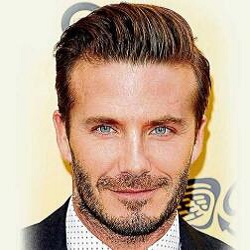
#> input picture PCA-FACE/1.png, 250 x 250 px; its folder holds only this picture in this run
$ jupyter execute PCA.ipynb
#> lines starting #> are read from the running program, lines starting #| are printed output that depends on the picture
[cell 1]
import numpy as np
import matplotlib.pyplot as plt
from mpl_toolkits.mplot3d import Axes3D

[cell 2]
'''
    对矩阵X进行旋转变换
    X.shape = (D, N)
    theta为旋转的弧度
    axis为旋转的轴，合法值为'x','y'或'z'
'''
def rotate(X, theta=0, axis='x'):
    if axis == 'x':
        rotate = [[1, 0, 0], [0, np.cos(theta), -np.sin(theta)], [0, np.sin(theta), np.cos(theta)]]
        return np.dot(rotate, X)
    elif axis == 'y':
        rotate = [[np.cos(theta), 0, np.sin(theta)], [0, 1, 0], [-np.sin(theta), 0, np.cos(theta)]]
        return np.dot(rotate, X)
    elif axis == 'z':
        rotate = [[np.cos(theta), -np.sin(theta), 0], [np.sin(theta), np.cos(theta), 0], [0, 0, 1]]
        return np.dot(rotate, X)
    else:
        print('错误的旋转轴')
        return X

[cell 3]
'''
    生成瑞士卷数据
    n_sample，生成的数据点数量，default=100
    noise，生成数据点的噪声程度，default=0.0
    y_scale，瑞士卷的厚度，default=100
'''
def make_swiss_roll(n_sample=100, noise=0.0, y_scale=100):
    t = 1.5 * np.pi * (1 + 2 * np.random.rand(1, n_sample))
    x = t * np.cos(t)
    y = y_scale * np.random.rand(1, n_sample)
    z = t * np.sin(t)
    X = np.concatenate((x, y, z))
    X += noise * np.random.randn(3, n_sample)
    X = rotate(X, 40 * np.pi / 180, 'z') # 绕x轴旋转数据点20°
    X = X.T
    return X

[cell 4]
def show_3D(X):
    fig = plt.figure()
    ax = Axes3D(fig)
    ax.view_init(elev=20, azim=80)
    ax.scatter(X[:,0], X[:,1], X[:,2], c=X[:,0], cmap=plt.cm.gnuplot)
    ax.legend(loc='best')
    plt.show()

[cell 5]
def show_2D(X):
    plt.scatter(X[:,0].tolist(), X[:,1].tolist(), c=X[:,0].tolist(), cmap=plt.cm.gnuplot)
    plt.show

[cell 6]
'''
    对数据data用PCA降至k维
    data.shape = (N, D)
    返回值：
    c_data，中心化数据，shape=(N, D)
    eigVectsReduce，特征向量矩阵，shape=(D, k)
    data_mean，降维前数据均值，shape=(1, D)
'''
def PCA(data, k):
    rows, cols = data.shape
    data_mean = np.sum(data, 0) / rows
    c_data = data - data_mean # 中心化
    covMat = np.dot(c_data.T, c_data)
    eigVals, eigVects = np.linalg.eig(covMat) # 对协方差矩阵(D,D)求特征值和特征向量
    eigValIndex = np.argsort(eigVals) # 特征值排序
    eigVectsReduce = eigVects[:,eigValIndex[:-(k+1):-1]] # 取前k个特征值对应的特征向量
    return c_data, eigVectsReduce, data_mean

[cell 7]
'''
    人工数据PCA实验
'''
def self_exp(X):
    show_3D(X)
#> in show_3D (call 2), `plt.show()`:
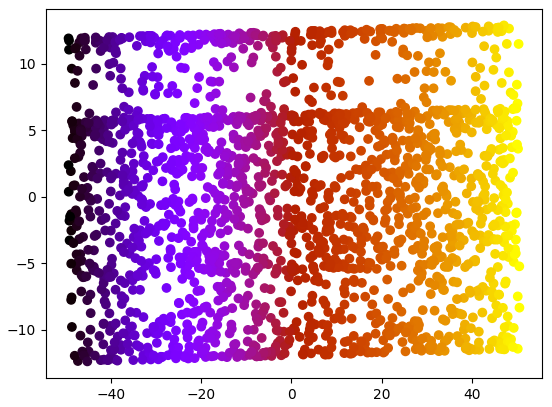
#> figure drawn by matplotlib, 1 panel
    c_data, eigVectsReduce, data_mean = PCA(X, 2)
    pca_data = np.dot(c_data, eigVectsReduce)
    show_2D(pca_data)

[cell 8]
X1 = make_swiss_roll(2000, 0, 100)
X2 = make_swiss_roll(2000, 0, 10)
X3 = make_swiss_roll(2000, 1, 10)
self_exp(X1)
self_exp(X2)
self_exp(X3)
#> in show_3D (call 3), `plt.show()`:
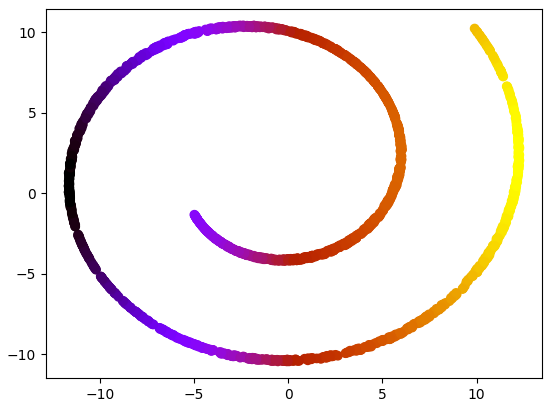
#> figure drawn by matplotlib, 1 panel
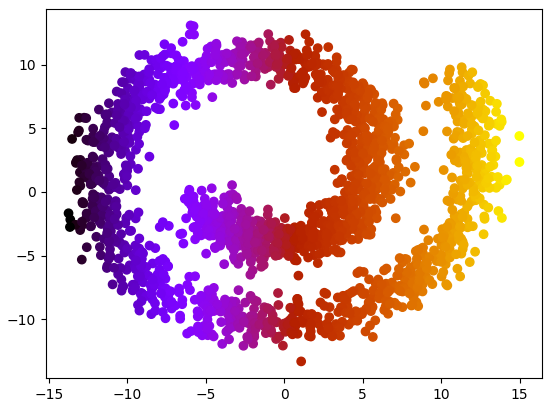
#> figure drawn by matplotlib, 1 panel

[cell 9]
import os
import matplotlib.image as mpimg
import cv2
from PIL import Image
import math
size = (40, 40) # 由于较大的数据在求解特征值和特征向量时很慢，故统一压缩图像为size大小

[cell 10]
'''
    从file_path中读取面部图像数据
'''
def read_faces(file_path):
#> called with file_path = 'PCA-FACE'
    file_list = os.listdir(file_path)
    data = []
    i = 1
    plt.figure(figsize=size)
    for file in file_list:
        path = os.path.join(file_path, file)
        plt.subplot(3, 4, i)
        with open(path) as f:
            img = cv2.imread(path) # 读取图像
#> img is the input picture: shape (250, 250, 3); mean B, G, R 148.9, 169.2, 192.3
            img = cv2.resize(img, size) # 压缩图像至size大小
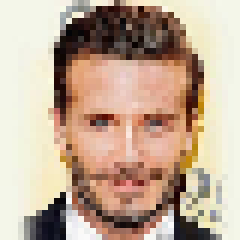
#> img: shape (40, 40, 3) (shown 6 times larger); mean B, G, R 149.6, 169.8, 192.8
            img_gray = cv2.cvtColor(img, cv2.COLOR_BGR2GRAY) # 三通道转换为灰度图
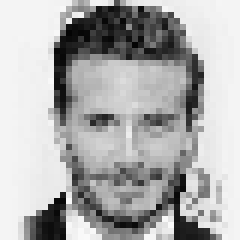
#> img_gray: shape (40, 40) (shown 6 times larger); min 4, max 250, mean 174.3
            plt.imshow(img_gray) # 预览
            h, w = img_gray.shape
#> h = 40; w = 40
            img_col = img_gray.reshape(h * w) # 对(h,w)的图像数据拉平
#> img_col = 1600 values, max 250 at index 1574, min 4 at index 211, mean 174.3
            data.append(img_col)
        i += 1
    plt.show()
    return np.array(data)

[cell 11]
'''
    计算峰值信噪比psnr
'''
def psnr(img1, img2):
   mse = np.mean((img1 / 255. - img2 / 255.) ** 2 )
   if mse < 1.0e-10:
      return 100
   PIXEL_MAX = 1
   return 20 * math.log10(PIXEL_MAX / math.sqrt(mse))

[cell 12]
data = read_faces('PCA-FACE')

[cell 13]
n_samples, n_features = data.shape
#> n_samples = 1; n_features = 1600
c_data, eigVectsReduce, data_mean = PCA(data, 1) # PCA降维
#> call 4 of PCA, with data = array of shape (1, 1600), k = 1
#> in PCA (call 4), `data_mean = np.sum(data, 0) / rows`: data_mean has the same summary as img_col in read_faces
#> in PCA (call 4), `covMat = np.dot(c_data.T, c_data)`: covMat: shape (1600, 1600) float64; every value is 0
#> in PCA (call 4), `eigVals, eigVects = np.linalg.eig(covMat)`:
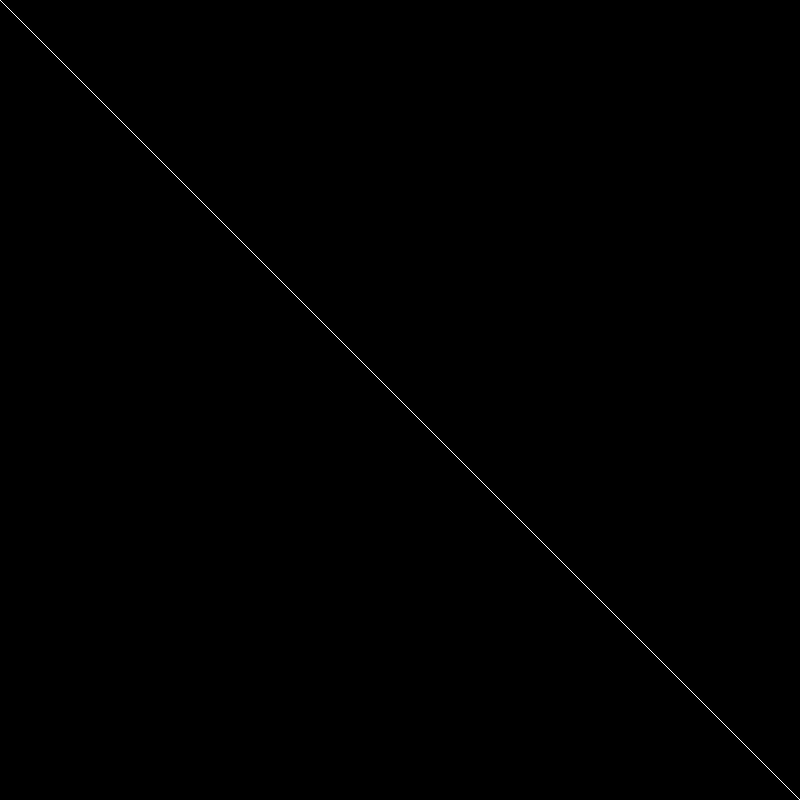
#> eigVects: shape (1600, 1600) float64 (shown at 1/2 size); values 0 (black) and 1 (white), 0.06% white in thin lines or dots
#> in PCA (call 4), `eigVals, eigVects = np.linalg.eig(covMat)`: eigVals = 1600 values from 0 to 0
#> in PCA (call 4), `eigValIndex = np.argsort(eigVals)`: eigValIndex = 1600 values, max 1599 at index 7, min 0 at index 56, mean 799.5
#> in PCA (call 4), `eigVectsReduce = eigVects[:,eigValIndex[:-(k+1):-1]]`: eigVectsReduce = 1600 values, max 1 at index 39, min 0 at index 0, mean 0.000625
#> data_mean has the same summary as img_col in read_faces
print(eigVectsReduce)
#> (printed output is left out)
eigVectsReduce = np.real(eigVectsReduce) # 一旦降维维度超过某个值，特征向量矩阵将出现复向量，对其保留实部
pca_data = np.dot(c_data, eigVectsReduce) # 计算降维后的数据
#> pca_data = [0]
recon_data = np.dot(pca_data, eigVectsReduce.T) + data_mean # 重构数据
plt.figure(figsize=size)
for i in range(n_samples):
    plt.subplot(3,4,i+1)
    plt.imshow(recon_data[i].reshape(size))
plt.show()
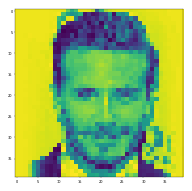
#> figure drawn by matplotlib, 1 panel

[cell 14]
print("信噪比如下：")
for i in range(n_samples):
    a = psnr(data[i], recon_data[i])
    print('图', i, '的信噪比: ', a)
#> this loop made 1 pass
#> (mse in psnr, a) on pass 1: (0, 100)
#| 图 0 的信噪比:  100

$ run again, on PCA-FACE/4.png
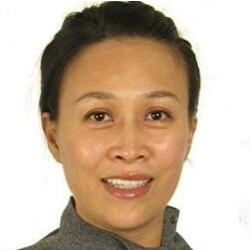
#> input picture PCA-FACE/4.png, 250 x 250 px
#> in read_faces, img is the input picture: shape (250, 250, 3); mean B, G, R 158.8, 179.4, 199.5
#> img: shape (40, 40, 3)
#> in read_faces, `img_gray = cv2.cvtColor(img, cv2.COLOR_BGR2GRAY)`:
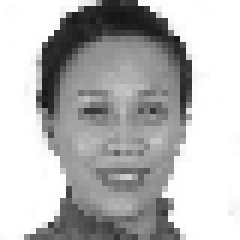
#> img_gray: shape (40, 40) (shown 6 times larger); min 21, max 255, mean 182.7
#> img_col = 1600 values, max 255 at index 0, min 21 at index 100, mean 182.7
#> covMat: shape (1600, 1600) float64; every value is 0
#> eigVects: shape (1600, 1600) float64; values 0 (black) and 1 (white), 0.06% white in thin lines or dots
#> `c_data, eigVectsReduce, data_mean = PCA(data, 1)`: eigVectsReduce = 1600 values, max 1 at index 39, min 0 at index 0, mean 0.000625; data_mean has the same summary as img_col in read_faces
#> (printed output is left out)
#> pca_data = [0]
#> `plt.show()`:
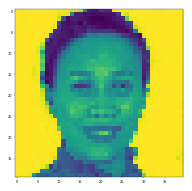
#> figure drawn by matplotlib, 1 panel
#> the loop `for i in range(n_samples):` made 1 pass
#> a on pass 1: 100
#> (printed output is left out)

$ run again, on PCA-FACE/5.png
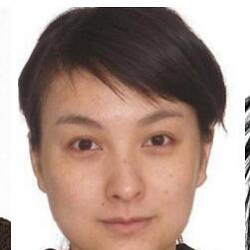
#> input picture PCA-FACE/5.png, 250 x 250 px
#> in read_faces, img is the input picture: shape (250, 250, 3); mean B, G, R 143.7, 153.1, 175.4
#> img: shape (40, 40, 3)
#> in read_faces, `img_gray = cv2.cvtColor(img, cv2.COLOR_BGR2GRAY)`:
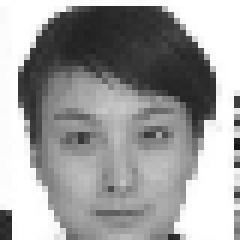
#> img_gray: shape (40, 40) (shown 6 times larger); min 22, max 255, mean 158.4
#> img_col = 1600 values, max 255 at index 0, min 22 at index 999, mean 158.4
#> covMat: shape (1600, 1600) float64; every value is 0
#> eigVects: shape (1600, 1600) float64; values 0 (black) and 1 (white), 0.06% white in thin lines or dots
#> `c_data, eigVectsReduce, data_mean = PCA(data, 1)`: eigVectsReduce = 1600 values, max 1 at index 39, min 0 at index 0, mean 0.000625; data_mean has the same summary as img_col in read_faces
#> (printed output is left out)
#> pca_data = [0]
#> `plt.show()`:
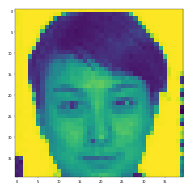
#> figure drawn by matplotlib, 1 panel
#> the loop `for i in range(n_samples):` made 1 pass
#> a on pass 1: 100
#> (printed output is left out)

$ run again, on PCA-FACE/6.png
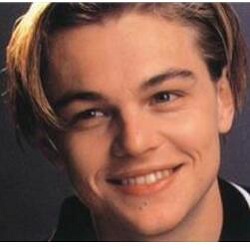
#> input picture PCA-FACE/6.png, 250 x 250 px
#> in read_faces, img is the input picture: shape (250, 250, 3); mean B, G, R 80.1, 94.1, 132.5
#> img: shape (40, 40, 3)
#> img_col = 1600 values, max 255 at index 1561, min 17 at index 1291, mean 101.5
#> covMat: shape (1600, 1600) float64; every value is 0
#> eigVects: shape (1600, 1600) float64; values 0 (black) and 1 (white), 0.06% white in thin lines or dots
#> `c_data, eigVectsReduce, data_mean = PCA(data, 1)`: eigVectsReduce = 1600 values, max 1 at index 39, min 0 at index 0, mean 0.000625; data_mean has the same summary as img_col in read_faces
#> (printed output is left out)
#> pca_data = [0]
#> `plt.show()`:
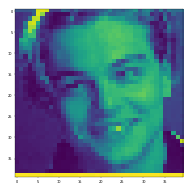
#> figure drawn by matplotlib, 1 panel
#> the loop `for i in range(n_samples):` made 1 pass
#> a on pass 1: 100
#> (printed output is left out)
